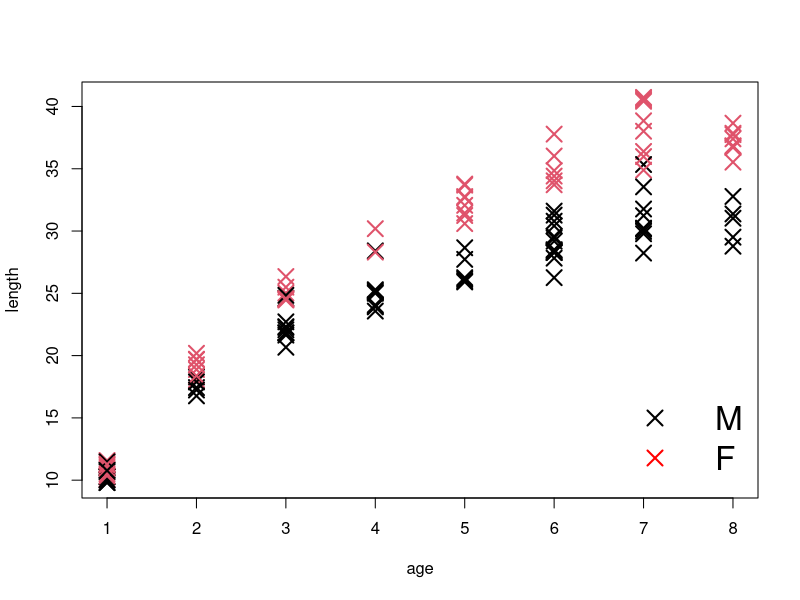

R code for this plot: (Note: this script raises an error after producing the figure.)
set.seed(123)
age<-sample(1:8, 123, replace=TRUE)
sex<-as.factor(sample(c("M","F"), 123, replace=TRUE))
k<-c(.4,.3)
Linf<-c(32,42)
logL<-log(Linf[sex]) + log(1-exp(-k[sex]*age))+rnorm(length(age), sd=0.05)
length<-exp(logL)
plot(age, length, col=sex, pch=4, cex=2, lwd=2)
legend("bottomright", legend=c("M", "F"), col=c("black","red"), pch=4, cex=2, lwd=2, lty=c(NA,NA), bty="n")

dat<-data.frame(age=age, sex=sex, length=round(length,1))

write.table(dat, file="files/length2.tab", row.names=FALSE, quote=FALSE)

